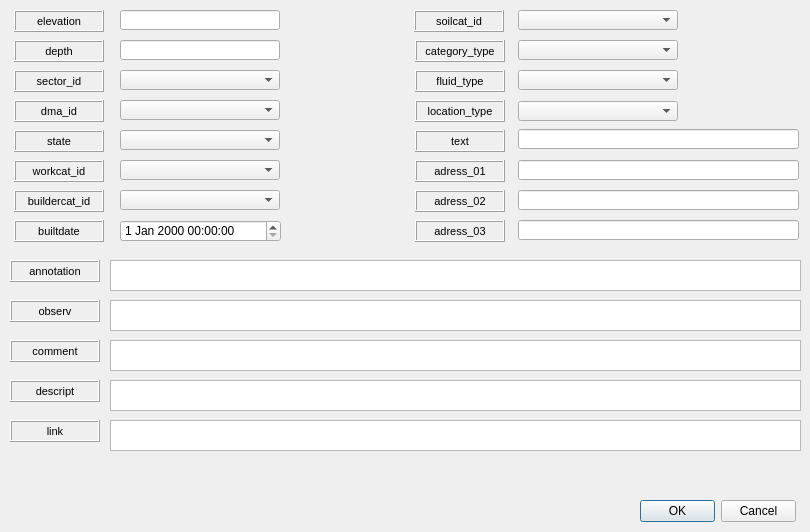
   <widget class="QWidget" name="tab_5">
    <attribute name="title">
     <string>Feature</string>
    </attribute>
    <widget class="QComboBox" name="comboBox_14">
     <property name="geometry">
      <rect>
       <x>518</x>
       <y>101</y>
       <width>160</width>
       <height>20</height>
      </rect>
     </property>
    </widget>
    <widget class="QLabel" name="label_14">
     <property name="geometry">
      <rect>
       <x>14</x>
       <y>100</y>
       <width>90</width>
       <height>22</height>
      </rect>
     </property>
     <property name="font">
      <font>
       <pointsize>8</pointsize>
      </font>
     </property>
     <property name="frameShape">
      <enum>QFrame::Box</enum>
     </property>
     <property name="frameShadow">
      <enum>QFrame::Raised</enum>
     </property>
     <property name="text">
      <string>dma_id</string>
     </property>
     <property name="textFormat">
      <enum>Qt::AutoText</enum>
     </property>
     <property name="scaledContents">
      <bool>false</bool>
     </property>
     <property name="alignment">
      <set>Qt::AlignCenter</set>
     </property>
     <property name="margin">
      <number>3</number>
     </property>
    </widget>
    <widget class="QLabel" name="label_12">
     <property name="geometry">
      <rect>
       <x>14</x>
       <y>190</y>
       <width>90</width>
       <height>22</height>
      </rect>
     </property>
     <property name="font">
      <font>
       <pointsize>8</pointsize>
      </font>
     </property>
     <property name="frameShape">
      <enum>QFrame::Box</enum>
     </property>
     <property name="frameShadow">
      <enum>QFrame::Raised</enum>
     </property>
     <property name="text">
      <string>buildercat_id</string>
     </property>
     <property name="textFormat">
      <enum>Qt::AutoText</enum>
     </property>
     <property name="scaledContents">
      <bool>false</bool>
     </property>
     <property name="alignment">
      <set>Qt::AlignCenter</set>
     </property>
     <property name="margin">
      <number>3</number>
     </property>
    </widget>
    <widget class="QLabel" name="label_6">
     <property name="geometry">
      <rect>
       <x>14</x>
       <y>130</y>
       <width>90</width>
       <height>22</height>
      </rect>
     </property>
     <property name="font">
      <font>
       <pointsize>8</pointsize>
      </font>
     </property>
     <property name="frameShape">
      <enum>QFrame::Box</enum>
     </property>
     <property name="frameShadow">
      <enum>QFrame::Raised</enum>
     </property>
     <property name="text">
      <string>state</string>
     </property>
     <property name="textFormat">
      <enum>Qt::AutoText</enum>
     </property>
     <property name="scaledContents">
      <bool>false</bool>
     </property>
     <property name="alignment">
      <set>Qt::AlignCenter</set>
     </property>
     <property name="margin">
      <number>3</number>
     </property>
    </widget>
    <widget class="QLabel" name="label_32">
     <property name="geometry">
      <rect>
       <x>415</x>
       <y>70</y>
       <width>90</width>
       <height>22</height>
      </rect>
     </property>
     <property name="font">
      <font>
       <pointsize>8</pointsize>
      </font>
     </property>
     <property name="frameShape">
      <enum>QFrame::Box</enum>
     </property>
     <property name="frameShadow">
      <enum>QFrame::Raised</enum>
     </property>
     <property name="midLineWidth">
      <number>0</number>
     </property>
     <property name="text">
      <string>fluid_type</string>
     </property>
     <property name="textFormat">
      <enum>Qt::AutoText</enum>
     </property>
     <property name="scaledContents">
      <bool>false</bool>
     </property>
     <property name="alignment">
      <set>Qt::AlignCenter</set>
     </property>
     <property name="margin">
      <number>3</number>
     </property>
    </widget>
    <widget class="QLabel" name="label_16">
     <property name="geometry">
      <rect>
       <x>414</x>
       <y>10</y>
       <width>90</width>
       <height>22</height>
      </rect>
     </property>
     <property name="font">
      <font>
       <pointsize>8</pointsize>
      </font>
     </property>
     <property name="frameShape">
      <enum>QFrame::Box</enum>
     </property>
     <property name="frameShadow">
      <enum>QFrame::Raised</enum>
     </property>
     <property name="text">
      <string>soilcat_id</string>
     </property>
     <property name="textFormat">
      <enum>Qt::AutoText</enum>
     </property>
     <property name="scaledContents">
      <bool>false</bool>
     </property>
     <property name="alignment">
      <set>Qt::AlignCenter</set>
     </property>
     <property name="margin">
      <number>3</number>
     </property>
    </widget>
    <widget class="QLineEdit" name="lineEdit_32">
     <property name="geometry">
      <rect>
       <x>518</x>
       <y>190</y>
       <width>281</width>
       <height>20</height>
      </rect>
     </property>
    </widget>
    <widget class="QLabel" name="label_36">
     <property name="geometry">
      <rect>
       <x>415</x>
       <y>220</y>
       <width>90</width>
       <height>22</height>
      </rect>
     </property>
     <property name="font">
      <font>
       <pointsize>8</pointsize>
      </font>
     </property>
     <property name="frameShape">
      <enum>QFrame::Box</enum>
     </property>
     <property name="frameShadow">
      <enum>QFrame::Raised</enum>
     </property>
     <property name="text">
      <string>adress_03</string>
     </property>
     <property name="textFormat">
      <enum>Qt::AutoText</enum>
     </property>
     <property name="scaledContents">
      <bool>false</bool>
     </property>
     <property name="alignment">
      <set>Qt::AlignCenter</set>
     </property>
     <property name="margin">
      <number>3</number>
     </property>
    </widget>
    <widget class="QLabel" name="label_37">
     <property name="geometry">
      <rect>
       <x>415</x>
       <y>190</y>
       <width>90</width>
       <height>22</height>
      </rect>
     </property>
     <property name="font">
      <font>
       <pointsize>8</pointsize>
      </font>
     </property>
     <property name="frameShape">
      <enum>QFrame::Box</enum>
     </property>
     <property name="frameShadow">
      <enum>QFrame::Raised</enum>
     </property>
     <property name="text">
      <string>adress_02</string>
     </property>
     <property name="textFormat">
      <enum>Qt::AutoText</enum>
     </property>
     <property name="scaledContents">
      <bool>false</bool>
     </property>
     <property name="alignment">
      <set>Qt::AlignCenter</set>
     </property>
     <property name="margin">
      <number>3</number>
     </property>
    </widget>
    <widget class="QLineEdit" name="lineEdit_33">
     <property name="geometry">
      <rect>
       <x>518</x>
       <y>160</y>
       <width>281</width>
       <height>20</height>
      </rect>
     </property>
    </widget>
    <widget class="QLabel" name="label_9">
     <property name="geometry">
      <rect>
       <x>14</x>
       <y>160</y>
       <width>90</width>
       <height>22</height>
      </rect>
     </property>
     <property name="font">
      <font>
       <pointsize>8</pointsize>
      </font>
     </property>
     <property name="frameShape">
      <enum>QFrame::Box</enum>
     </property>
     <property name="frameShadow">
      <enum>QFrame::Raised</enum>
     </property>
     <property name="text">
      <string>workcat_id</string>
     </property>
     <property name="textFormat">
      <enum>Qt::AutoText</enum>
     </property>
     <property name="scaledContents">
      <bool>false</bool>
     </property>
     <property name="alignment">
      <set>Qt::AlignCenter</set>
     </property>
     <property name="margin">
      <number>3</number>
     </property>
    </widget>
    <widget class="QLineEdit" name="lineEdit_3">
     <property name="geometry">
      <rect>
       <x>120</x>
       <y>40</y>
       <width>160</width>
       <height>20</height>
      </rect>
     </property>
    </widget>
    <widget class="QLabel" name="label_38">
     <property name="geometry">
      <rect>
       <x>415</x>
       <y>160</y>
       <width>90</width>
       <height>22</height>
      </rect>
     </property>
     <property name="font">
      <font>
       <pointsize>8</pointsize>
      </font>
     </property>
     <property name="frameShape">
      <enum>QFrame::Box</enum>
     </property>
     <property name="frameShadow">
      <enum>QFrame::Raised</enum>
     </property>
     <property name="text">
      <string>adress_01</string>
     </property>
     <property name="textFormat">
      <enum>Qt::AutoText</enum>
     </property>
     <property name="scaledContents">
      <bool>false</bool>
     </property>
     <property name="alignment">
      <set>Qt::AlignCenter</set>
     </property>
     <property name="margin">
      <number>3</number>
     </property>
    </widget>
    <widget class="QLineEdit" name="lineEdit_31">
     <property name="geometry">
      <rect>
       <x>518</x>
       <y>129</y>
       <width>281</width>
       <height>20</height>
      </rect>
     </property>
    </widget>
    <widget class="QComboBox" name="comboBox_18">
     <property name="geometry">
      <rect>
       <x>518</x>
       <y>40</y>
       <width>160</width>
       <height>20</height>
      </rect>
     </property>
    </widget>
    <widget class="QLabel" name="label_3">
     <property name="geometry">
      <rect>
       <x>14</x>
       <y>40</y>
       <width>90</width>
       <height>22</height>
      </rect>
     </property>
     <property name="font">
      <font>
       <pointsize>8</pointsize>
      </font>
     </property>
     <property name="frameShape">
      <enum>QFrame::Box</enum>
     </property>
     <property name="frameShadow">
      <enum>QFrame::Raised</enum>
     </property>
     <property name="text">
      <string>depth</string>
     </property>
     <property name="alignment">
      <set>Qt::AlignCenter</set>
     </property>
     <property name="margin">
      <number>3</number>
     </property>
    </widget>
    <widget class="QLabel" name="label_2">
     <property name="geometry">
      <rect>
       <x>14</x>
       <y>10</y>
       <width>90</width>
       <height>22</height>
      </rect>
     </property>
     <property name="font">
      <font>
       <pointsize>8</pointsize>
      </font>
     </property>
     <property name="frameShape">
      <enum>QFrame::Box</enum>
     </property>
     <property name="frameShadow">
      <enum>QFrame::Raised</enum>
     </property>
     <property name="text">
      <string>elevation</string>
     </property>
     <property name="alignment">
      <set>Qt::AlignCenter</set>
     </property>
     <property name="margin">
      <number>3</number>
     </property>
    </widget>
    <widget class="QLabel" name="label_5">
     <property name="geometry">
      <rect>
       <x>14</x>
       <y>70</y>
       <width>90</width>
       <height>22</height>
      </rect>
     </property>
     <property name="font">
      <font>
       <pointsize>8</pointsize>
      </font>
     </property>
     <property name="frameShape">
      <enum>QFrame::Box</enum>
     </property>
     <property name="frameShadow">
      <enum>QFrame::Raised</enum>
     </property>
     <property name="text">
      <string>sector_id</string>
     </property>
     <property name="textFormat">
      <enum>Qt::AutoText</enum>
     </property>
     <property name="scaledContents">
      <bool>false</bool>
     </property>
     <property name="alignment">
      <set>Qt::AlignCenter</set>
     </property>
     <property name="margin">
      <number>3</number>
     </property>
    </widget>
    <widget class="QLineEdit" name="lineEdit_2">
     <property name="geometry">
      <rect>
       <x>120</x>
       <y>10</y>
       <width>160</width>
       <height>20</height>
      </rect>
     </property>
    </widget>
    <widget class="QComboBox" name="comboBox_15">
     <property name="geometry">
      <rect>
       <x>518</x>
       <y>70</y>
       <width>160</width>
       <height>20</height>
      </rect>
     </property>
    </widget>
    <widget class="QLabel" name="label_33">
     <property name="geometry">
      <rect>
       <x>415</x>
       <y>100</y>
       <width>90</width>
       <height>22</height>
      </rect>
     </property>
     <property name="font">
      <font>
       <pointsize>8</pointsize>
      </font>
     </property>
     <property name="frameShape">
      <enum>QFrame::Box</enum>
     </property>
     <property name="frameShadow">
      <enum>QFrame::Raised</enum>
     </property>
     <property name="text">
      <string>location_type</string>
     </property>
     <property name="textFormat">
      <enum>Qt::AutoText</enum>
     </property>
     <property name="scaledContents">
      <bool>false</bool>
     </property>
     <property name="alignment">
      <set>Qt::AlignCenter</set>
     </property>
     <property name="margin">
      <number>3</number>
     </property>
    </widget>
    <widget class="QComboBox" name="comboBox_17">
     <property name="geometry">
      <rect>
       <x>120</x>
       <y>190</y>
       <width>160</width>
       <height>20</height>
      </rect>
     </property>
    </widget>
    <widget class="QComboBox" name="comboBox_20">
     <property name="geometry">
      <rect>
       <x>518</x>
       <y>10</y>
       <width>160</width>
       <height>20</height>
      </rect>
     </property>
    </widget>
    <widget class="QComboBox" name="comboBox_3">
     <property name="geometry">
      <rect>
       <x>120</x>
       <y>130</y>
       <width>160</width>
       <height>20</height>
      </rect>
     </property>
    </widget>
    <widget class="QComboBox" name="comboBox_13">
     <property name="geometry">
      <rect>
       <x>120</x>
       <y>100</y>
       <width>160</width>
       <height>20</height>
      </rect>
     </property>
    </widget>
    <widget class="QLabel" name="label_34">
     <property name="geometry">
      <rect>
       <x>415</x>
       <y>130</y>
       <width>90</width>
       <height>22</height>
      </rect>
     </property>
     <property name="font">
      <font>
       <pointsize>8</pointsize>
      </font>
     </property>
     <property name="frameShape">
      <enum>QFrame::Box</enum>
     </property>
     <property name="frameShadow">
      <enum>QFrame::Raised</enum>
     </property>
     <property name="text">
      <string>text</string>
     </property>
     <property name="textFormat">
      <enum>Qt::AutoText</enum>
     </property>
     <property name="scaledContents">
      <bool>false</bool>
     </property>
     <property name="alignment">
      <set>Qt::AlignCenter</set>
     </property>
     <property name="margin">
      <number>3</number>
     </property>
    </widget>
    <widget class="QLabel" name="label_13">
     <property name="geometry">
      <rect>
       <x>14</x>
       <y>220</y>
       <width>90</width>
       <height>22</height>
      </rect>
     </property>
     <property name="font">
      <font>
       <pointsize>8</pointsize>
      </font>
     </property>
     <property name="frameShape">
      <enum>QFrame::Box</enum>
     </property>
     <property name="frameShadow">
      <enum>QFrame::Raised</enum>
     </property>
     <property name="text">
      <string>builtdate</string>
     </property>
     <property name="textFormat">
      <enum>Qt::AutoText</enum>
     </property>
     <property name="scaledContents">
      <bool>false</bool>
     </property>
     <property name="alignment">
      <set>Qt::AlignCenter</set>
     </property>
     <property name="margin">
      <number>3</number>
     </property>
    </widget>
    <widget class="QLabel" name="label_31">
     <property name="geometry">
      <rect>
       <x>415</x>
       <y>40</y>
       <width>90</width>
       <height>22</height>
      </rect>
     </property>
     <property name="font">
      <font>
       <pointsize>8</pointsize>
      </font>
     </property>
     <property name="frameShape">
      <enum>QFrame::Box</enum>
     </property>
     <property name="frameShadow">
      <enum>QFrame::Raised</enum>
     </property>
     <property name="text">
      <string>category_type</string>
     </property>
     <property name="textFormat">
      <enum>Qt::AutoText</enum>
     </property>
     <property name="scaledContents">
      <bool>false</bool>
     </property>
     <property name="alignment">
      <set>Qt::AlignCenter</set>
     </property>
     <property name="margin">
      <number>3</number>
     </property>
    </widget>
    <widget class="QComboBox" name="comboBox_2">
     <property name="geometry">
      <rect>
       <x>120</x>
       <y>70</y>
       <width>160</width>
       <height>20</height>
      </rect>
     </property>
    </widget>
    <widget class="QLineEdit" name="lineEdit_29">
     <property name="geometry">
      <rect>
       <x>518</x>
       <y>220</y>
       <width>281</width>
       <height>20</height>
      </rect>
     </property>
    </widget>
    <widget class="QDialogButtonBox" name="buttonBox">
     <property name="geometry">
      <rect>
       <x>640</x>
       <y>500</y>
       <width>156</width>
       <height>23</height>
      </rect>
     </property>
     <property name="standardButtons">
      <set>QDialogButtonBox::Cancel|QDialogButtonBox::Ok</set>
     </property>
    </widget>
    <widget class="QTextEdit" name="textEdit_3">
     <property name="geometry">
      <rect>
       <x>110</x>
       <y>340</y>
       <width>691</width>
       <height>31</height>
      </rect>
     </property>
    </widget>
    <widget class="QLabel" name="label_10">
     <property name="geometry">
      <rect>
       <x>10</x>
       <y>260</y>
       <width>90</width>
       <height>22</height>
      </rect>
     </property>
     <property name="font">
      <font>
       <pointsize>8</pointsize>
      </font>
     </property>
     <property name="frameShape">
      <enum>QFrame::Box</enum>
     </property>
     <property name="frameShadow">
      <enum>QFrame::Raised</enum>
     </property>
     <property name="text">
      <string>annotation</string>
     </property>
     <property name="textFormat">
      <enum>Qt::AutoText</enum>
     </property>
     <property name="scaledContents">
      <bool>false</bool>
     </property>
     <property name="alignment">
      <set>Qt::AlignCenter</set>
     </property>
     <property name="margin">
      <number>3</number>
     </property>
    </widget>
    <widget class="QTextEdit" name="textEdit_2">
     <property name="geometry">
      <rect>
       <x>110</x>
       <y>300</y>
       <width>691</width>
       <height>31</height>
      </rect>
     </property>
    </widget>
    <widget class="QTextEdit" name="textEdit_5">
     <property name="geometry">
      <rect>
       <x>110</x>
       <y>420</y>
       <width>691</width>
       <height>31</height>
      </rect>
     </property>
    </widget>
    <widget class="QTextEdit" name="textEdit_4">
     <property name="geometry">
      <rect>
       <x>110</x>
       <y>380</y>
       <width>691</width>
       <height>31</height>
      </rect>
     </property>
    </widget>
    <widget class="QLabel" name="label_42">
     <property name="geometry">
      <rect>
       <x>10</x>
       <y>340</y>
       <width>90</width>
       <height>22</height>
      </rect>
     </property>
     <property name="font">
      <font>
       <pointsize>8</pointsize>
      </font>
     </property>
     <property name="frameShape">
      <enum>QFrame::Box</enum>
     </property>
     <property name="frameShadow">
      <enum>QFrame::Raised</enum>
     </property>
     <property name="text">
      <string>comment</string>
     </property>
     <property name="textFormat">
      <enum>Qt::AutoText</enum>
     </property>
     <property name="scaledContents">
      <bool>false</bool>
     </property>
     <property name="alignment">
      <set>Qt::AlignCenter</set>
     </property>
     <property name="margin">
      <number>3</number>
     </property>
    </widget>
    <widget class="QLabel" name="label_43">
     <property name="geometry">
      <rect>
       <x>10</x>
       <y>420</y>
       <width>90</width>
       <height>22</height>
      </rect>
     </property>
     <property name="font">
      <font>
       <pointsize>8</pointsize>
      </font>
     </property>
     <property name="frameShape">
      <enum>QFrame::Box</enum>
     </property>
     <property name="frameShadow">
      <enum>QFrame::Raised</enum>
     </property>
     <property name="text">
      <string>link</string>
     </property>
     <property name="textFormat">
      <enum>Qt::AutoText</enum>
     </property>
     <property name="scaledContents">
      <bool>false</bool>
     </property>
     <property name="alignment">
      <set>Qt::AlignCenter</set>
     </property>
     <property name="margin">
      <number>3</number>
     </property>
    </widget>
    <widget class="QTextEdit" name="textEdit">
     <property name="geometry">
      <rect>
       <x>110</x>
       <y>260</y>
       <width>691</width>
       <height>31</height>
      </rect>
     </property>
    </widget>
    <widget class="QLabel" name="label_44">
     <property name="geometry">
      <rect>
       <x>10</x>
       <y>380</y>
       <width>90</width>
       <height>22</height>
      </rect>
     </property>
     <property name="font">
      <font>
       <pointsize>8</pointsize>
      </font>
     </property>
     <property name="frameShape">
      <enum>QFrame::Box</enum>
     </property>
     <property name="frameShadow">
      <enum>QFrame::Raised</enum>
     </property>
     <property name="text">
      <string>descript</string>
     </property>
     <property name="textFormat">
      <enum>Qt::AutoText</enum>
     </property>
     <property name="scaledContents">
      <bool>false</bool>
     </property>
     <property name="alignment">
      <set>Qt::AlignCenter</set>
     </property>
     <property name="margin">
      <number>3</number>
     </property>
    </widget>
    <widget class="QLabel" name="label_11">
     <property name="geometry">
      <rect>
       <x>10</x>
       <y>300</y>
       <width>90</width>
       <height>22</height>
      </rect>
     </property>
     <property name="font">
      <font>
       <pointsize>8</pointsize>
      </font>
     </property>
     <property name="frameShape">
      <enum>QFrame::Box</enum>
     </property>
     <property name="frameShadow">
      <enum>QFrame::Raised</enum>
     </property>
     <property name="text">
      <string>observ</string>
     </property>
     <property name="textFormat">
      <enum>Qt::AutoText</enum>
     </property>
     <property name="scaledContents">
      <bool>false</bool>
     </property>
     <property name="alignment">
      <set>Qt::AlignCenter</set>
     </property>
     <property name="margin">
      <number>3</number>
     </property>
    </widget>
    <widget class="QComboBox" name="comboBox_4">
     <property name="geometry">
      <rect>
       <x>120</x>
       <y>160</y>
       <width>160</width>
       <height>20</height>
      </rect>
     </property>
    </widget>
    <widget class="QDateTimeEdit" name="dateTimeEdit_12">
     <property name="geometry">
      <rect>
       <x>120</x>
       <y>220</y>
       <width>161</width>
       <height>22</height>
      </rect>
     </property>
    </widget>
   </widget>
